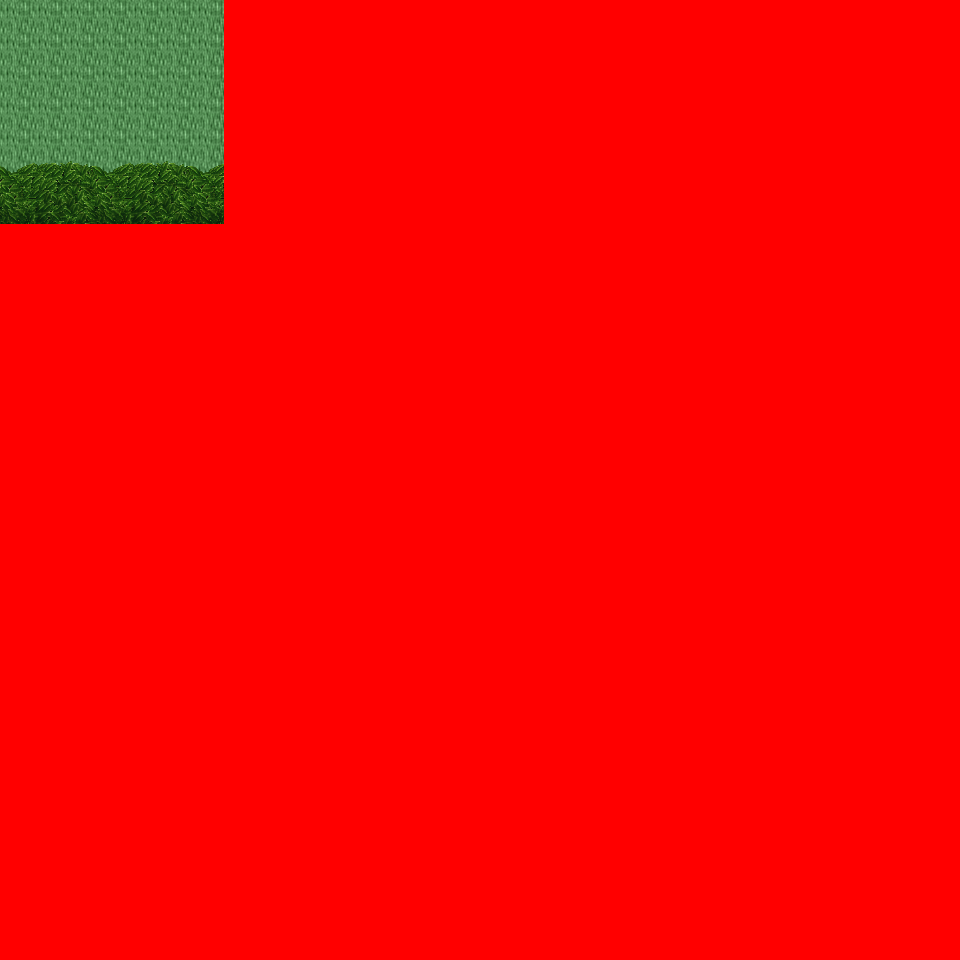

Below is a game level as drawn by its tile map, then a one-line description and the .tmx that defines it (tile-layer data replaced by summaries):
An orthogonal 30x30 tile map with 32x32 px tiles, 6 tile layers (Ground, Object, Object2, Above, ...), 12 tilesets and 2 objects (2x mapchange).

<map version="1.0" orientation="orthogonal" renderorder="right-down" width="30" height="30" tilewidth="32" tileheight="32" nextobjectid="3">
  <tileset firstgid="1" name="tileset_logic_collision" tilewidth="32" tileheight="32" tilecount="1" columns="1">
    <image source="../drawable/tileset_logic_collision.png" width="32" height="32" />
  </tileset>
  <tileset firstgid="2" name="tileset_ground_ground" tilewidth="32" tileheight="32" tilecount="33" columns="3">
    <image source="../drawable/tileset_ground_ground.png" width="96" height="352" />
  </tileset>
  <tileset firstgid="35" name="tileset_ground_ridge_earth_pale" tilewidth="32" tileheight="32" tilecount="96" columns="12">
    <image source="../drawable/tileset_ground_ridge_earth_pale.png" width="384" height="256" />
  </tileset>
  <tileset firstgid="131" name="tileset_ground_ridge_earth_dark" tilewidth="32" tileheight="32" tilecount="96" columns="12">
    <image source="../drawable/tileset_ground_ridge_earth_dark.png" width="384" height="256" />
  </tileset>
  <tileset firstgid="227" name="tileset_terrain_desert" tilewidth="32" tileheight="32" tilecount="88" columns="8">
    <image source="../drawable/tileset_terrain_desert.png" width="256" height="352" />
  </tileset>
  <tileset firstgid="315" name="tileset_ground_sand_2" tilewidth="32" tileheight="32" tilecount="15" columns="5">
    <image source="../drawable/tileset_ground_sand_2.png" width="160" height="96" />
  </tileset>
  <tileset firstgid="330" name="tileset_plant_tree_evergreen" tilewidth="32" tileheight="32" tilecount="36" columns="3">
    <image source="../drawable/tileset_plant_tree_evergreen.png" width="96" height="384" />
  </tileset>
  <tileset firstgid="366" name="tileset_plant_cactus_2" tilewidth="32" tileheight="32" tilecount="10" columns="5">
    <image source="../drawable/tileset_plant_cactus_2.png" width="160" height="64" />
  </tileset>
  <tileset firstgid="376" name="tileset_plant_cactus" tilewidth="32" tileheight="32" tilecount="2" columns="1">
    <image source="../drawable/tileset_plant_cactus.png" width="32" height="64" />
  </tileset>
  <tileset firstgid="378" name="tileset_plant_bush_various_small" tilewidth="32" tileheight="32" tilecount="9" columns="3">
    <image source="../drawable/tileset_plant_bush_various_small.png" width="96" height="96" />
  </tileset>
  <tileset firstgid="387" name="tileset_plant_tree_tree_green" tilewidth="32" tileheight="32" tilecount="88" columns="8">
    <image source="../drawable/tileset_plant_tree_tree_green.png" width="256" height="352" />
  </tileset>
  <tileset firstgid="475" name="tileset_building_fence_fence_chunky" tilewidth="32" tileheight="32" tilecount="21" columns="3">
    <image source="../drawable/tileset_building_fence_fence_chunky.png" width="96" height="224" />
  </tileset>
  <layer name="Ground" width="30" height="30">
    <data>[900 cells, 218 non-empty, 5 distinct tile ids]</data>
  </layer>
  <layer name="Object" width="30" height="30">
    <data>[900 cells, 6 non-empty, 1 distinct tile ids]</data>
  </layer>
  <layer name="Object2" width="30" height="30">
    <data>[900 cells, 0 non-empty, 0 distinct tile ids]</data>
  </layer>
  <layer name="Above" width="30" height="30">
    <data>[900 cells, 24 non-empty, 9 distinct tile ids]</data>
  </layer>
  <layer name="Above2" width="30" height="30">
    <data>[900 cells, 0 non-empty, 0 distinct tile ids]</data>
  </layer>
  <layer name="Walkable" width="30" height="30">
    <data>[900 cells, 851 non-empty, 1 distinct tile ids]</data>
  </layer>
  <objectgroup name="MapEvents">
    <object id="1" name="north" type="mapchange" x="0" y="0" width="224" height="32">
      <properties>
        <property name="map" value="0_ados_mountain_n2_w2_x3_y3" />
        <property name="place" value="south" />
      </properties>
    </object>
    <object id="2" name="west" type="mapchange" x="0" y="0" width="32" height="224">
      <properties>
        <property name="map" value="0_ados_mountain_n2_w2_x2_y4" />
        <property name="place" value="east" />
      </properties>
    </object>
  </objectgroup>
</map>
